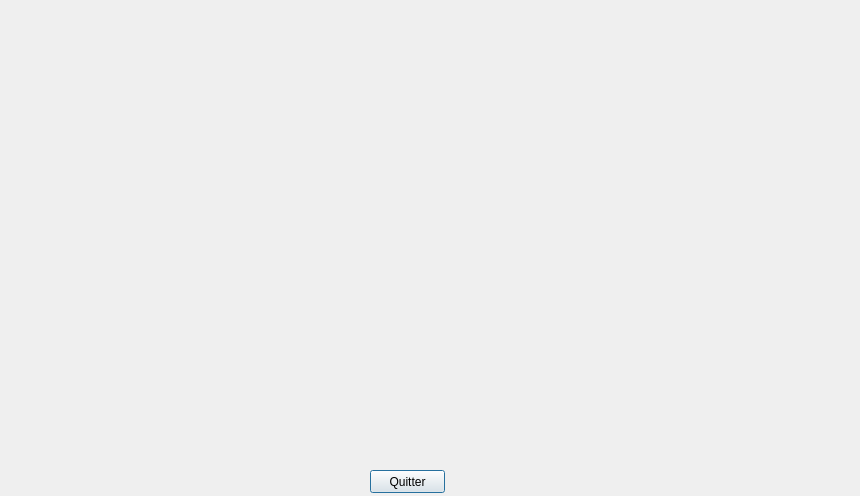
<?xml version="1.0" encoding="UTF-8"?>
<ui version="4.0">
 <class>Dialog_stat</class>
 <widget class="QDialog" name="Dialog_stat">
  <property name="geometry">
   <rect>
    <x>0</x>
    <y>0</y>
    <width>860</width>
    <height>496</height>
   </rect>
  </property>
  <property name="windowTitle">
   <string>Dialog</string>
  </property>
  <widget class="QCustomPlot" name="plot" native="true">
   <property name="geometry">
    <rect>
     <x>0</x>
     <y>-10</y>
     <width>851</width>
     <height>481</height>
    </rect>
   </property>
  </widget>
  <widget class="QPushButton" name="pushButton">
   <property name="geometry">
    <rect>
     <x>370</x>
     <y>470</y>
     <width>75</width>
     <height>23</height>
    </rect>
   </property>
   <property name="text">
    <string>Quitter</string>
   </property>
  </widget>
 </widget>
 <customwidgets>
  <customwidget>
   <class>QCustomPlot</class>
   <extends>QWidget</extends>
   <header location="global">qcustomplot.h</header>
   <container>1</container>
  </customwidget>
 </customwidgets>
 <resources/>
 <connections/>
</ui>
